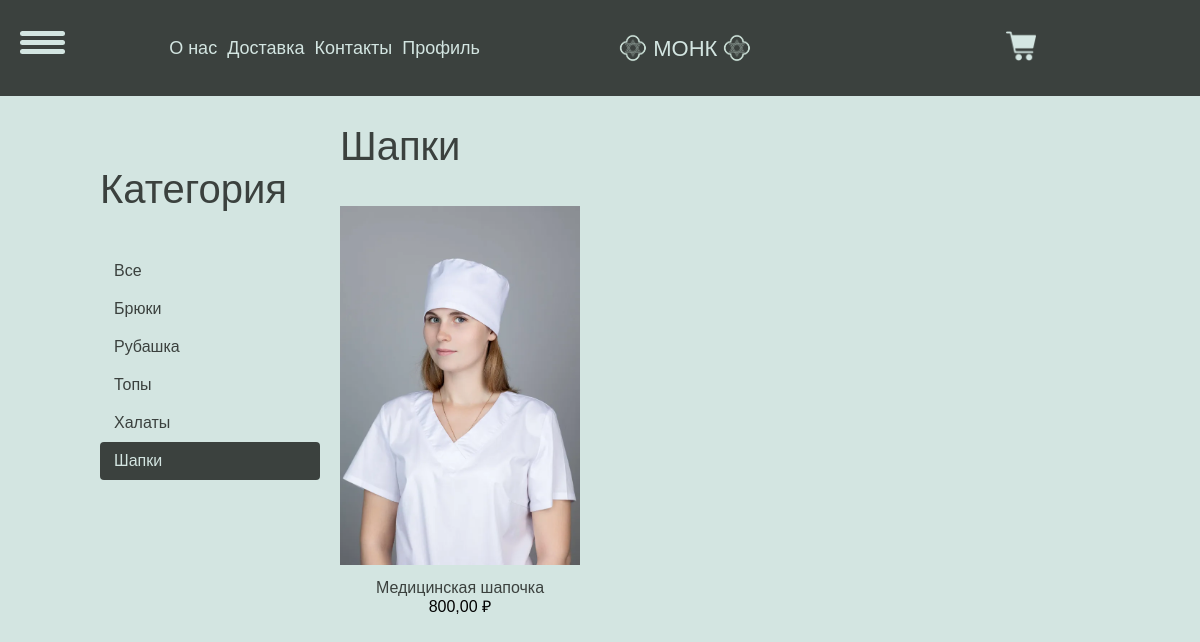
/shapki/, run on the app's committed database.
### myshop/models.py (models this page shows, shortened)
class Category(models.Model):
    name = models.CharField(max_length=100, db_index=True)
    slug = models.SlugField(max_length=100, unique=True)
    class Meta:
        ordering = ('name',)
        verbose_name = 'Категория'
        verbose_name_plural = 'Категории'
    def get_absolute_url(self):
        return reverse('myshop:product_list_by_category', args=[self.slug])

class Product(models.Model):
    category = models.ForeignKey(Category,
                                 related_name='products',
                                 on_delete=models.CASCADE)
    name = models.CharField(max_length=150, db_index=True)
    slug = models.CharField(max_length=150, db_index=True, unique=True)
    color = models.ForeignKey(Color,
                              related_name='products',
                              on_delete=models.CASCADE)
    gender = models.ForeignKey(Gender,
                               related_name='products',
                               on_delete=models.CASCADE
                               )
    image = models.ImageField(upload_to=f'media/products/%Y/%m/%d', blank=True)
    description = models.TextField(max_length=1000, blank=True)
    price = models.DecimalField(max_digits=10, decimal_places=2)
    available = models.BooleanField(default=True)
    created = models.DateTimeField(auto_now_add=True)
    uploaded = models.DateTimeField(auto_now=True)
    class Meta:
        ordering = ('name',)
        verbose_name = 'Товар'
        verbose_name_plural = 'Товары'
        index_together = (('id', 'slug'),)
    def get_absolute_url(self):
        return reverse('myshop:product_detail', args=[self.id, self.slug])

### myshop/views.py (the view)
# urls.py: path('', views.product_list, name='product_list'),
def product_list(request, category_slug=None):
    category = None
    categories = Category.objects.all()
    products = Product.objects.filter(available=True)
    if category_slug:
        category = get_object_or_404(Category, slug=category_slug)
        products = products.filter(category=category)
    return render(request, 'shop/product/list.html',
                  {
                      'category': category,
                      'categories': categories,
                      'products': products
                  })

### cart/cart.py (called while the page is built)
    def __len__(self):
        return sum(item['quantity'] for item in self.cart.values())

### cart/context_processors.py (called while the page is built)
def cart(request):
    return {'cart': Cart(request)}

### myshop/templates/shop/product/list.html (shortened to what this page needs)
{% extends "shop/base2.html" %}
{% load static %}
{% block content %}
<div id="sidebar">
<h3>Категория</h3>
<ul>
<li {% if not category %}class="selected"{% endif %}>
<a href="{% url 'shop:product_list' %}">Все</a>
</li>
    {% for c in categories %}
    <li {% if category.slug == c.slug %}class="selected" {% endif %}>
    <a href="{{ c.get_absolute_url }}">{{ c.name }}</a>
    </li>
{% endfor %}
</ul>
</div>
<div id="main" class="product-list">
<h1>{% if category %}{{ category.name }}{% else %}Товары{% endif %}</h1>
{% for product in products %}
<div class="item">
<a href="{{ product.get_absolute_url }}">
    <img src="{% if product.image %}{{ product.image.url }}{%else %}{% static 'img/no_image.png' %}{% endif %}">
</a>
<a href="{{ product.get_absolute_url }}">{{ product.name }}</a>
<br>
{{ product.price }} ₽
</div>
{% endfor %}
</div>
{% endblock %}

### myshop/static/css/base.css (style rules this page uses)
body { margin:0; padding:0; font-family:helvetica, sans-serif; background-color: rgb(211, 229, 225); }
h1, h2, h3, h4, h5 , h6 { font-family: 'Ubuntu', sans-serif; font-weight:normal; font-size: clamp(10px, 5vw, 40px); }
a { text-decoration:none; color:#5993bb; }
#sidebar { width:220px; padding:30px 20px 0 0; float:left; }
#sidebar h3 { color: rgb(59, 65, 62); }
.product-list h1 { color: rgb(59, 65, 62); }
.product-list a { color: rgb(59, 65, 62); }
#sidebar ul { margin:0; padding:0; }
#sidebar ul li { margin:0; list-style:none; padding:10px 14px; }
#sidebar ul li a { display:block; color: rgb(59, 65, 62); }
#sidebar ul li.selected { background:#3b413e; border-radius:4px; }
#sidebar ul li.selected a { color:rgb(211, 229, 225); }
#main { float:left; width: 96%; margin-right:-220px; overflow:hidden; }
.product-list .item { width:25%; padding:10px 20px 10px 0; float:left; text-align:center; line-height:1.2; }
.product-list .item img { width:100%; margin-bottom:8px; }

### data on the page
Category: name "Брюки"
Category: name "Рубашка"
Category: name "Топы"
Category: name "Халаты"
Category: name "Шапки"
Product: image (picture), name "Медицинская шапочка", price "800,00"
